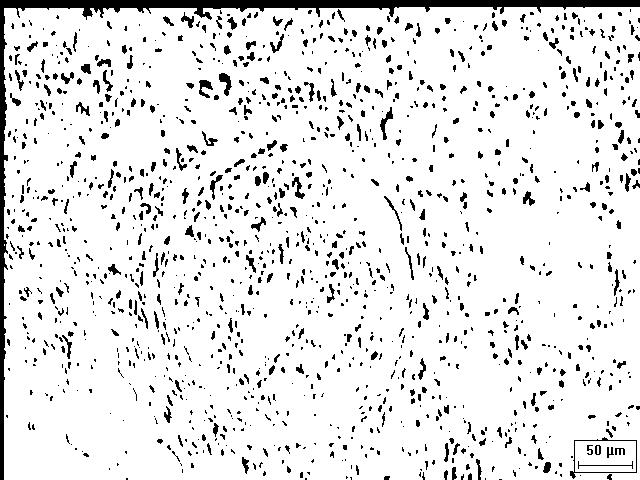
#> input picture image processing/x.jpg, 640 x 480 px, found by its file name
$ python pathospotter.py   (older library calls are emulated)
#> lines starting #> are read from the running program, lines starting #| are printed output that depends on the picture
from skimage import io
from skimage.feature import blob_log, blob_dog, blob_doh
from PIL import Image, ImageOps
from matplotlib import pyplot
from math import sqrt

# Parameters of configuration
image_file = "C:/Users/gob/Documents/GitHub/Python/image processing/x.jpg"#"subMatLesao.jpg"

# Load image file
image = Image.open(image_file)
#> image is the input picture: PIL image 640x480 L; min 0, max 255, mean 228.9
original_image = image

# Prepare the image file
#image = image.convert('L')
#image.save("grayscale.jpg")

image = ImageOps.invert(image)
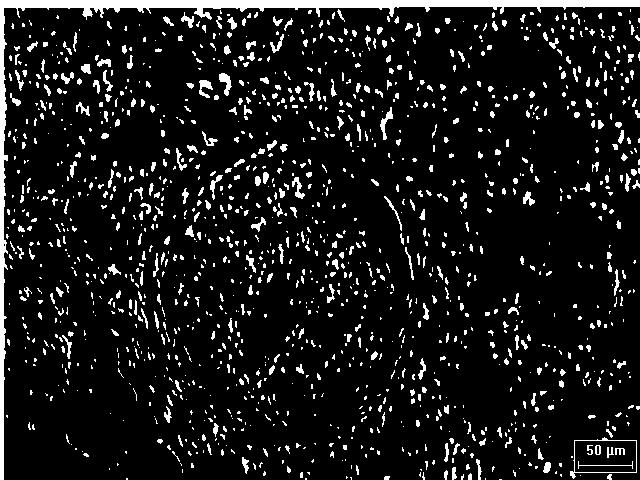
#> image: PIL image 640x480 L; min 0, max 255, mean 26.1
image.save("grayscale_inverted.jpg")

image = io.imread("grayscale_inverted.jpg", as_grey=False)
#> image: shape (480, 640); min 0, max 255, mean 26.8

def run(min_s, max_s, sigma):
	# Run Blob Detection by Laplacian of Gaussian (LoG)
#> called with min_s = 1, max_s = 10, sigma = 30
	blobs_log = blob_log(image, max_s, threshold=.01)
#> blobs_log = 229 rows, first 8: [0, 143, 10], [0, 90, 10], [0, 388, 10], [0, 51, 10], [0, 427, 10], [0, 313, 10], [0, 117, 10], [0, 498, 10]

	# Compute radii in the 3rd column
	blobs_log[:, 2] = blobs_log[:, 2] * sqrt(2)

	# Configure the graph
	fig, ax = pyplot.subplots(1, 1)
	ax.set_title("Laplacian of Gaussian, min_s=" + str(min_s) + ", max_s="
			 + str(max_s) + ", sigma=" + str(sigma))
	ax.imshow(image, vmin=0, vmax=255, cmap=pyplot.cm.gray)

	# Load graph
	for blob in blobs_log:
		y, x, r = blob
		c = pyplot.Circle((x, y), r, color='yellow', linewidth=2, fill=False)
		ax.add_patch(c)
#> this loop made 229 passes
#> (blob, y, x) on passes 1 to 3: ([0, 143, 14.14], 0, 143), ([0, 90, 14.14], 0, 90), ([0, 388, 14.14], 0, 388)

# [4 lines of commented-out code are left out]
run(1, 10, 30)

pyplot.show()
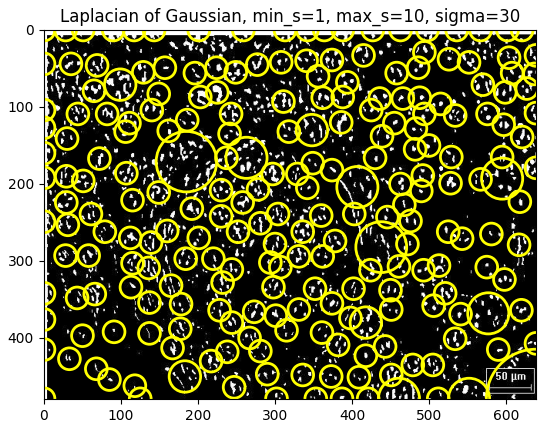
#> figure drawn by matplotlib, 1 panel
